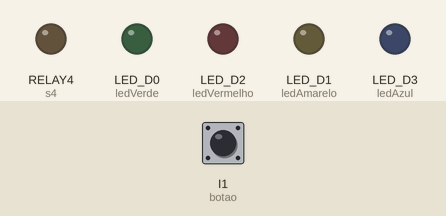
Recording of a sketch running on a simulated Arduino Opta. On the bench: output pins drawn as LEDs (lit = HIGH). Inputs (shaded band) come from the test bench; at power-on: I1 (botao) LOW. Pins used as bus, display or sensor lines are not drawn.

Above: at 1.2 s.
1.3 s: I1 (botao) pulled HIGH for 0.15 s
At 1.8 s:
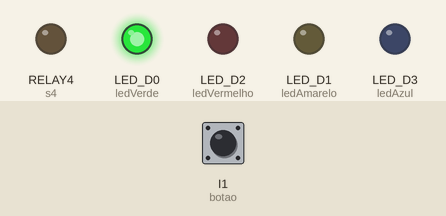
2.9 s: I1 (botao) pulled HIGH for 1 s
At 4.3 s:
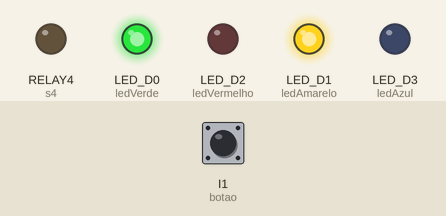
5.4 s: I1 (botao) pulled HIGH for 0.15 s
At 6.2 s:
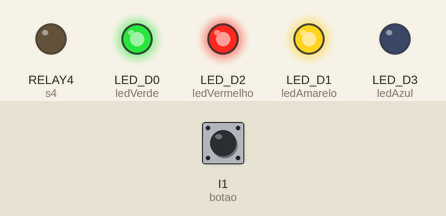
7.0 s: I1 (botao) pulled HIGH for 3.2 s
At 7.4 s:
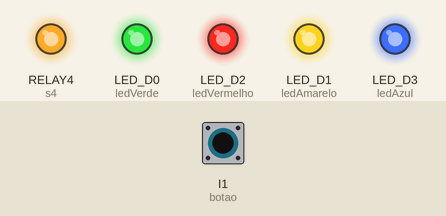
Timing chart, 0 to 10.0 s (numbered marks = the images above; inputs shaded):
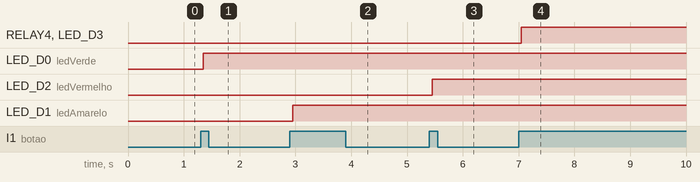

The sketch:

5-SEQUENCIAS.ino
```cpp
/*
  ----------- Resposta do #Desafio 2 --------------
  =================================================
  ==   BLOG DA ROBOTICA - www.blogdarobotica.com ==
  =================================================
  Autor: Kleber Bastos
  E-mail: contato@blogdarobotica.com
  Fanpage: facebook.com/blogdarobotica
  YouTube: youtube.com/user/blogdarobotica
  Instagram: instagram.com/blogdarobotica
*/


#define botao A0                       //Porta em que o botão está sendo lido
#define ledVerde LED_D0                    //Porta em que o LED verde está conectado
#define ledAmarelo LED_D1                   //Porta em que o LED amarelo está conectado
#define ledVermelho LED_D2                  //Porta em que o LED Vermelho está conectado
#define ledAzul LED_D3
#define s1 D0
#define s2 D1
#define s3 D2
#define s4 D3

int statusBotao;                       //Variável que irá receber o status do botão: 1 = Pressionado e 0 = Desacionado
int ultimoStatusBotao = LOW;           //Variável Backup que salvará o último status do botão:  1 (HIGH) = Pressionado e 0 (LOW) = Desacionado. Inicialmente ela começa como LOW = 0 Desacionado
int contador = 0;                      //Variável que armazenará quantas vezes o botão foi pressionado

unsigned long tempoUltimoDebounce = 0; //Variável que armazenará o tempo do último Debounce
unsigned long tempoDebounce = 50;      //Tempo (em milissegundos)que é necessário manter o botão pressionado para ter a certeza de que ele foi pressionado de fato.

void setup() {
  pinMode(botao, INPUT);               //Declara o pino do botão como entrada
  pinMode(ledVerde, OUTPUT);           //Declara o pino do led verde como saída
  pinMode(ledAmarelo, OUTPUT);         //Declara o pino do led amarelo como saída
  pinMode(ledVermelho, OUTPUT);        //Declara o pino do led vermelho como saída
  pinMode(ledAzul, OUTPUT);
  pinMode(s1,OUTPUT);
  pinMode(s2,OUTPUT);
  pinMode(s3,OUTPUT);
  pinMode(s4,OUTPUT);
}

//Função principal
void loop() {

  debounceBotao();                     //Chama a função responsável pelo Debounce
  contagem();                          //Chama a função responsável por realizar as ações dependendo da quantidade de vezes que o botão foi pressionado

}

//Função responsável por fazer o Debounce
void debounceBotao() {

  int leitura = digitalRead(botao);                       //A variável leitura recebe a leitura do pino do botão: HIGH (pressionado) ou LOW (Desacionado)

  if (leitura != ultimoStatusBotao) {                     //Se a leitura atual for diferente da leitura anterior
    tempoUltimoDebounce = millis();                       //Reseta a variável tempoUltimoDebounce atribuindo o tempo atual para uma nova contagem
  }

  if ((millis() - tempoUltimoDebounce) > tempoDebounce) { //Se o resultado de (tempo atual - tempoUltimoDebounce) for maior que o tempo que determinamos (tempoDebounce), ou seja, já passou os 50 milissegundos que é o tempo que o botão precisa ficar pressionado para ter a certeza de que ele realmente foi pressionado? Se sim faça:
    if (leitura != statusBotao) {                         //Verifica se a leitura do botão mudou, ou seja, se é diferente do status que o botão tinha da última vez. Se sim, faça:
      statusBotao = leitura;                              //statusBotao recebe o que foi lido na variável leitura (pressionado = 1 e não pressionado = 0)
      if (statusBotao == HIGH) {                          //Se o statusBotao é igual a HIGH significa que o botão foi pressionado, então faça:
        contador++;                                       //Incrementa +1 na variável contador. (contador++ é o mesmo que: contador = contador +1)
      }
    }
  }
  ultimoStatusBotao = leitura;                            //Atualiza a variável ultimoStatusBotao para o que foi lido na variável leitura

}


//Função responsável por realizar as ações de acender os leds de acordo com a quantidade de vezes que o botão foi pressionado
void contagem() {

  if (contador == 1) {                 //Se o contador for 1 significa que o botão foi pressionado uma única vez
    digitalWrite(ledVerde, HIGH);      //Acender o LED verde
    digitalWrite(ledAmarelo, LOW);     //Apaga o LED amarelo
    digitalWrite(ledVermelho, LOW);    //Apaga o LED vermelho
    digitalWrite(ledAzul, LOW);
    digitalWrite(s1,HIGH);
    digitalWrite(s2,LOW);
    digitalWrite(s3,LOW);
    digitalWrite(s4,LOW);
  }
  if (contador == 2) {                 //Se o contador for 2 significa que o botão foi pressionado duas vezes
    digitalWrite(ledVerde, HIGH);       //Apaga o LED verde
    digitalWrite(ledAmarelo, HIGH);    //Acende o LED amarelo
    digitalWrite(ledVermelho, LOW);    //Apaga o LED vermelho
    digitalWrite(ledAzul, LOW);
    digitalWrite(s1,HIGH);
    digitalWrite(s2,HIGH);
    digitalWrite(s3,LOW);
    digitalWrite(s4,LOW);
  }
  if (contador == 3) {                 //Se o contador for 3 significa que o botão foi pressionado três vezes
    digitalWrite(ledVerde, HIGH);       //Apaga o LED verde
    digitalWrite(ledAmarelo, HIGH);     //Apaga o LED amarelo
    digitalWrite(ledVermelho, HIGH);   //Acende o LED vermelho
    digitalWrite(ledAzul, LOW);
    digitalWrite(s1,HIGH);
    digitalWrite(s2,HIGH);
    digitalWrite(s3,HIGH);
    digitalWrite(s4,LOW);

  }
  if (contador >= 4) {                 //Se o contador for maior ou igual a 4 significa que o botão foi pressionado 4 vezes ou mais
    digitalWrite(ledVerde, HIGH);       //Apaga o LED verde
    digitalWrite(ledAmarelo, HIGH);     //Apaga o LED amarelo
    digitalWrite(ledVermelho, HIGH);    //Apaga o LED vermelho
    digitalWrite(ledAzul, HIGH);    //Apaga o LED vermelho
    digitalWrite(s1,HIGH);
    digitalWrite(s2,HIGH);
    digitalWrite(s3,HIGH);
    digitalWrite(s4,HIGH);
  }

   if (contador >= 5) {                 //Se o contador for maior ou igual a 4 significa que o botão foi pressionado 4 vezes ou mais
    contador = 0;                      //Zeramos a variável contador
    digitalWrite(ledVerde, LOW);       //Apaga o LED verde
    digitalWrite(ledAmarelo, LOW);     //Apaga o LED amarelo
    digitalWrite(ledVermelho, LOW);    //Apaga o LED vermelho
    digitalWrite(ledAzul,LOW);
    digitalWrite(s1,LOW);
    digitalWrite(s2,LOW);
    digitalWrite(s3,LOW);
    digitalWrite(s4,LOW);
  }

}
```

Measured:
- after the input at 1.3 s, LED_D0 (ledVerde): LOW → HIGH after 0.05 s
- after the input at 2.9 s, LED_D1 (ledAmarelo): LOW → HIGH after 0.05 s
- after the input at 5.4 s, LED_D2 (ledVermelho): LOW → HIGH after 0.05 s
- after the input at 7.0 s, RELAY4 (s4), LED_D3 (ledAzul): LOW → HIGH after 0.05 s
